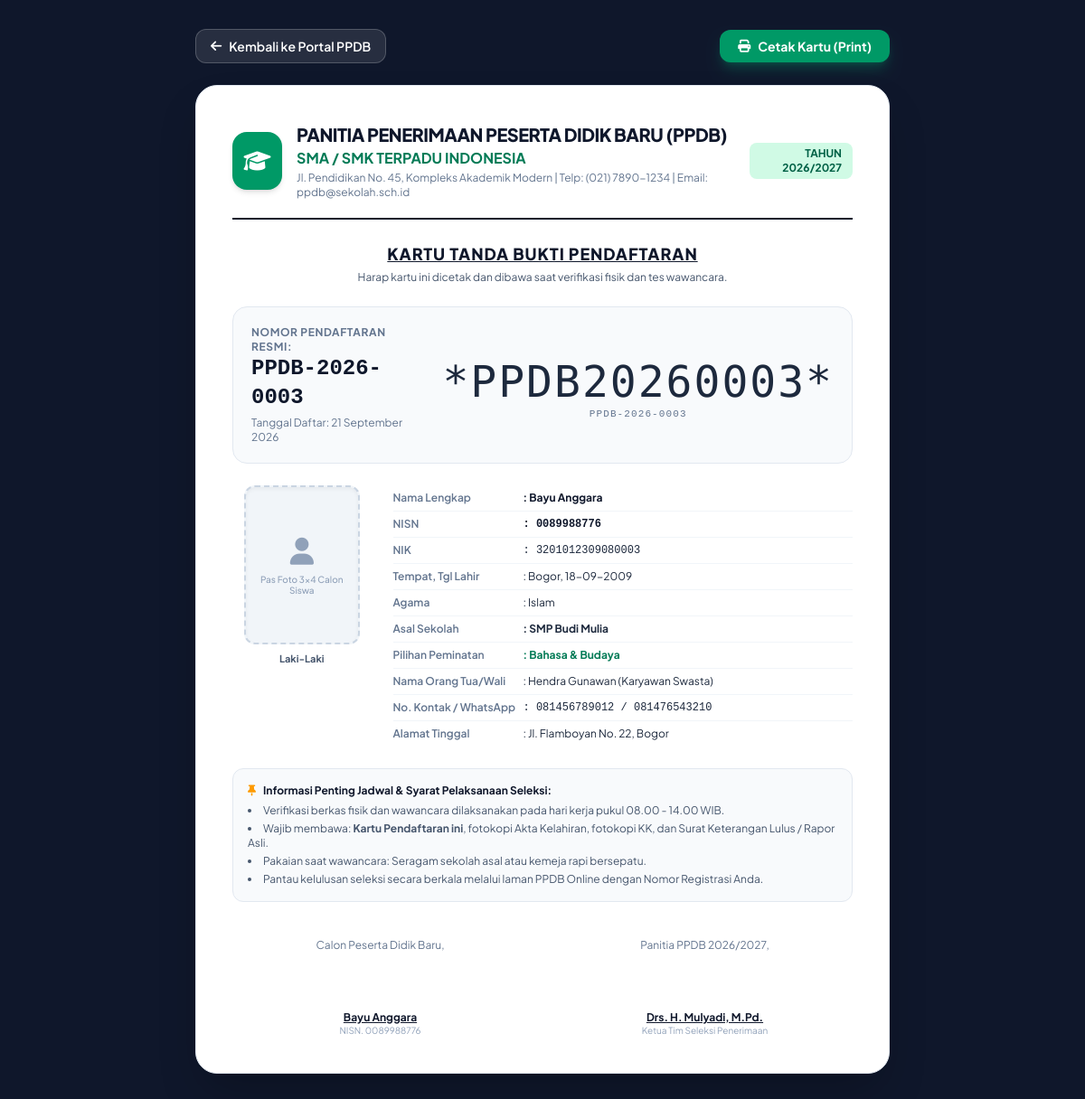
The app's page /ppdb_card.php?reg=PPDB-2026-0003 (signed in) with its own data.
### tables this page shows
CREATE TABLE IF NOT EXISTS `ppdb_registrations` (
    `id` INT AUTO_INCREMENT PRIMARY KEY,
    `registration_no` VARCHAR(50) NOT NULL UNIQUE,
    `full_name` VARCHAR(150) NOT NULL,
    `nisn` VARCHAR(20) NOT NULL,
    `nik` VARCHAR(30) DEFAULT NULL,
    `gender` ENUM('L', 'P') NOT NULL,
    `birth_place` VARCHAR(100) NOT NULL,
    `birth_date` DATE NOT NULL,
    `religion` VARCHAR(50) DEFAULT 'Islam',
    `phone` VARCHAR(30) NOT NULL,
    `email` VARCHAR(100) NOT NULL,
    `address` TEXT NOT NULL,
    `previous_school` VARCHAR(150) NOT NULL,
    `chosen_major` VARCHAR(100) NOT NULL DEFAULT 'Umum',
    `parent_name` VARCHAR(150) NOT NULL,
    `parent_phone` VARCHAR(30) NOT NULL,
    `parent_job` VARCHAR(100) DEFAULT NULL,
    `report_card_doc` VARCHAR(255) DEFAULT NULL,
    `birth_cert_doc` VARCHAR(255) DEFAULT NULL,
    `family_card_doc` VARCHAR(255) DEFAULT NULL,
    `photo_doc` VARCHAR(255) DEFAULT NULL,
    `status` ENUM('menunggu_verifikasi', 'diverifikasi', 'lulus_seleksi', 'tidak_lulus', 'diterima') NOT NULL DEFAULT 'menunggu_verifikasi',
    `selection_score` DECIMAL(5,2) DEFAULT NULL,
    `notes` TEXT DEFAULT NULL,
    `user_id` INT DEFAULT NULL,
    `created_at` TIMESTAMP DEFAULT CURRENT_TIMESTAMP,
    `updated_at` TIMESTAMP DEFAULT CURRENT_TIMESTAMP ON UPDATE CURRENT_TIMESTAMP
);

### ppdb_card.php (the view, shortened to what this page needs)
<?php
require_once __DIR__ . '/config/database.php';
$reg_no = trim($_GET['reg'] ?? '');
$stmt = $pdo->prepare("SELECT * FROM ppdb_registrations WHERE registration_no = ? LIMIT 1");
$stmt->execute([$reg_no]);
$student = $stmt->fetch();
?>
<!DOCTYPE html>
<html lang="id">
<head>
    <script src="https://cdn.jsdelivr.net/npm/@tailwindcss/browser@4"></script>
    <link rel="stylesheet" href="https://cdn.jsdelivr.net/npm/@fortawesome/fontawesome-free@6.5.1/css/all.min.css">
</head>
<body class="min-h-screen bg-slate-900 py-8 px-4 text-slate-800 antialiased flex flex-col items-center">
    <div class="no-print mb-6 flex flex-wrap items-center justify-between gap-4 w-full max-w-3xl">
        <a href="ppdb.php?tab=cek&search=<?= urlencode($student['registration_no']) ?>"
           class="inline-flex items-center gap-2 rounded-xl border border-white/20 bg-white/10 px-4 py-2 text-sm font-semibold text-white hover:bg-white/20 transition">
            <i class="fa-solid fa-arrow-left"></i> Kembali ke Portal PPDB
        </a>
        <div class="flex items-center gap-3">
            <button onclick="window.print()"
                    class="inline-flex items-center gap-2 rounded-xl bg-emerald-600 hover:bg-emerald-500 px-5 py-2 text-sm font-bold text-white shadow-lg shadow-emerald-600/30 transition cursor-pointer">
                <i class="fa-solid fa-print"></i> Cetak Kartu (Print)
            </button>
        </div>
    </div>
    <div class="print-card w-full max-w-3xl rounded-3xl bg-white p-8 sm:p-10 shadow-2xl border border-slate-200">
        <div class="flex items-center justify-between border-b-2 border-slate-900 pb-5 mb-6">
            <div class="flex items-center gap-4">
                <div class="flex h-16 w-16 items-center justify-center rounded-2xl bg-emerald-600 text-white font-black text-2xl shadow-md">
                    <i class="fa-solid fa-graduation-cap"></i>
                </div>
                <div>
                    <h2 class="text-xl font-black text-slate-900 uppercase tracking-tight">PANITIA PENERIMAAN PESERTA DIDIK BARU (PPDB)</h2>
                    <h3 class="text-base font-bold text-emerald-700">SMA / SMK TERPADU INDONESIA</h3>
                    <p class="text-xs text-slate-500 mt-0.5">Jl. Pendidikan No. 45, Kompleks Akademik Modern | Telp: (021) 7890-1234 | Email: ppdb@sekolah.sch.id</p>
                </div>
            </div>
            <div class="text-right hidden sm:block">
                <span class="inline-block rounded-lg bg-emerald-100 px-3 py-1 text-xs font-bold text-emerald-800">
                    TAHUN 2026/2027
                </span>
            </div>
        </div>
        <div class="text-center mb-6">
            <h1 class="text-lg font-black text-slate-900 uppercase tracking-wider underline">KARTU TANDA BUKTI PENDAFTARAN</h1>
            <p class="text-xs text-slate-600 mt-1">Harap kartu ini dicetak dan dibawa saat verifikasi fisik dan tes wawancara.</p>
        </div>
        <div class="flex flex-col sm:flex-row items-center justify-between gap-4 rounded-2xl bg-slate-50 p-5 border border-slate-200 mb-6">
            <div>
                <span class="text-xs font-bold text-slate-500 uppercase tracking-wider block">Nomor Pendaftaran Resmi:</span>
                <span class="text-2xl font-black text-slate-900 font-mono"><?= htmlspecialchars($student['registration_no']) ?></span>
                <span class="block text-xs text-slate-500 mt-1">Tanggal Daftar: <?= date('d F Y', strtotime($student['created_at'])) ?></span>
            </div>
            <div class="text-center">
                <div class="barcode text-slate-800 select-none">
                    *<?= htmlspecialchars(str_replace('-', '', $student['registration_no'])) ?>*
                </div>
                <span class="font-mono text-[11px] text-slate-500 tracking-widest block -mt-2">
                    <?= htmlspecialchars($student['registration_no']) ?>
                </span>
            </div>
        </div>
        <div class="grid grid-cols-1 md:grid-cols-4 gap-6 mb-6">
            <div class="md:col-span-1 flex flex-col items-center">
                <div class="w-32 h-44 rounded-xl border-2 border-dashed border-slate-300 bg-slate-100 flex flex-col items-center justify-center p-2 overflow-hidden shadow-inner">
                    <?php if (!empty($student['photo_doc']) && file_exists(__DIR__ . '/' . $student['photo_doc'])): ?>
                        <img src="<?= htmlspecialchars($student['photo_doc']) ?>" alt="Pas Foto" class="w-full h-full object-cover rounded-lg">
                    <?php else: ?>
                        <span class="text-3xl text-slate-400"><i class="fa-solid fa-user"></i></span>
                        <span class="text-[10px] text-slate-400 font-medium text-center mt-2 leading-tight">Pas Foto 3x4 Calon Siswa</span>
                    <?php endif; ?>
                </div>
                <span class="text-[11px] font-bold text-slate-600 mt-2">
                    <?= $student['gender'] === 'L' ? 'Laki-Laki' : 'Perempuan' ?>
                </span>
            </div>
            <div class="md:col-span-3">
                <table class="w-full text-xs text-slate-700">
                    <tbody class="divide-y divide-slate-100">
                        <tr>
                            <td class="py-1.5 font-semibold text-slate-500 w-36">Nama Lengkap</td>
                            <td class="py-1.5 font-bold text-slate-900">: <?= htmlspecialchars($student['full_name']) ?></td>
                        </tr>
                        <tr>
                            <td class="py-1.5 font-semibold text-slate-500">NISN</td>
                            <td class="py-1.5 font-mono font-bold text-slate-900">: <?= htmlspecialchars($student['nisn']) ?></td>
                        </tr>
                        <tr>
                            <td class="py-1.5 font-semibold text-slate-500">NIK</td>
                            <td class="py-1.5 font-mono text-slate-800">: <?= htmlspecialchars($student['nik'] ?: '-') ?></td>
                        </tr>
                        <tr>
                            <td class="py-1.5 font-semibold text-slate-500">Tempat, Tgl Lahir</td>
                            <td class="py-1.5 text-slate-800">: <?= htmlspecialchars($student['birth_place']) ?>, <?= date('d-m-Y', strtotime($student['birth_date'])) ?></td>
                        </tr>
                        <tr>
                            <td class="py-1.5 font-semibold text-slate-500">Agama</td>
                            <td class="py-1.5 text-slate-800">: <?= htmlspecialchars($student['religion']) ?></td>
                        </tr>
                        <tr>
                            <td class="py-1.5 font-semibold text-slate-500">Asal Sekolah</td>
                            <td class="py-1.5 font-bold text-slate-800">: <?= htmlspecialchars($student['previous_school']) ?></td>
                        </tr>
                        <tr>
                            <td class="py-1.5 font-semibold text-slate-500">Pilihan Peminatan</td>
                            <td class="py-1.5 font-bold text-emerald-700">: <?= htmlspecialchars($student['chosen_major']) ?></td>
                        </tr>
                        <tr>
                            <td class="py-1.5 font-semibold text-slate-500">Nama Orang Tua/Wali</td>
                            <td class="py-1.5 text-slate-800">: <?= htmlspecialchars($student['parent_name']) ?> (<?= htmlspecialchars($student['parent_job'] ?: '-') ?>)</td>
                        </tr>
                        <tr>
                            <td class="py-1.5 font-semibold text-slate-500">No. Kontak / WhatsApp</td>
                            <td class="py-1.5 font-mono text-slate-800">: <?= htmlspecialchars($student['phone']) ?> / <?= htmlspecialchars($student['parent_phone']) ?></td>
                        </tr>
                        <tr>
                            <td class="py-1.5 font-semibold text-slate-500">Alamat Tinggal</td>
                            <td class="py-1.5 text-slate-800">: <?= htmlspecialchars($student['address']) ?></td>
                        </tr>
                    </tbody>
                </table>
            </div>
        </div>
        <div class="rounded-xl border border-slate-200 bg-slate-50 p-4 text-xs text-slate-700 mb-6">
            <h4 class="font-bold text-slate-900 mb-1.5 flex items-center gap-2"><i class="fa-solid fa-thumbtack text-amber-500"></i> Informasi Penting Jadwal & Syarat Pelaksanaan Seleksi:</h4>
            <ul class="list-disc list-inside space-y-1 text-slate-600">
                <li>Verifikasi berkas fisik dan wawancara dilaksanakan pada hari kerja pukul 08.00 - 14.00 WIB.</li>
                <li>Wajib membawa: <strong>Kartu Pendaftaran ini</strong>, fotokopi Akta Kelahiran, fotokopi KK, dan Surat Keterangan Lulus / Rapor Asli.</li>
                <li>Pakaian saat wawancara: Seragam sekolah asal atau kemeja rapi bersepatu.</li>
                <li>Pantau kelulusan seleksi secara berkala melalui laman PPDB Online dengan Nomor Registrasi Anda.</li>
            </ul>
        </div>
        <div class="grid grid-cols-2 gap-8 text-center text-xs pt-4">
            <div>
                <p class="text-slate-500 mb-16">Calon Peserta Didik Baru,</p>
                <p class="font-bold text-slate-900 underline"><?= htmlspecialchars($student['full_name']) ?></p>
                <p class="text-[10px] text-slate-400">NISN. <?= htmlspecialchars($student['nisn']) ?></p>
            </div>
            <div>
                <p class="text-slate-500 mb-16">Panitia PPDB 2026/2027,</p>
                <p class="font-bold text-slate-900 underline">Drs. H. Mulyadi, M.Pd.</p>
                <p class="text-[10px] text-slate-400">Ketua Tim Seleksi Penerimaan</p>
            </div>
        </div>
    </div>
</body>
</html>

### ppdb_card.php (style rules this page uses)
body { font-family: 'Plus Jakarta Sans', sans-serif; }
.barcode { font-family: 'Libre Barcode 39', cursive; font-size: 48px; letter-spacing: 2px; }

### records on screen
ppdb_registrations: registration_no "PPDB-2026-0003", created_at "21 September 2026", registration_no "PPDB20260003", full_name "Bayu Anggara", nisn "0089988776", nik "3201012309080003", birth_place "Bogor", birth_date "18-09-2009", religion "Islam", previous_school "SMP Budi Mulia", chosen_major "Bahasa & Budaya", parent_name "Hendra Gunawan", parent_job "Karyawan Swasta", phone "081456789012", parent_phone "081476543210", address "Jl. Flamboyan No. 22, Bogor"
